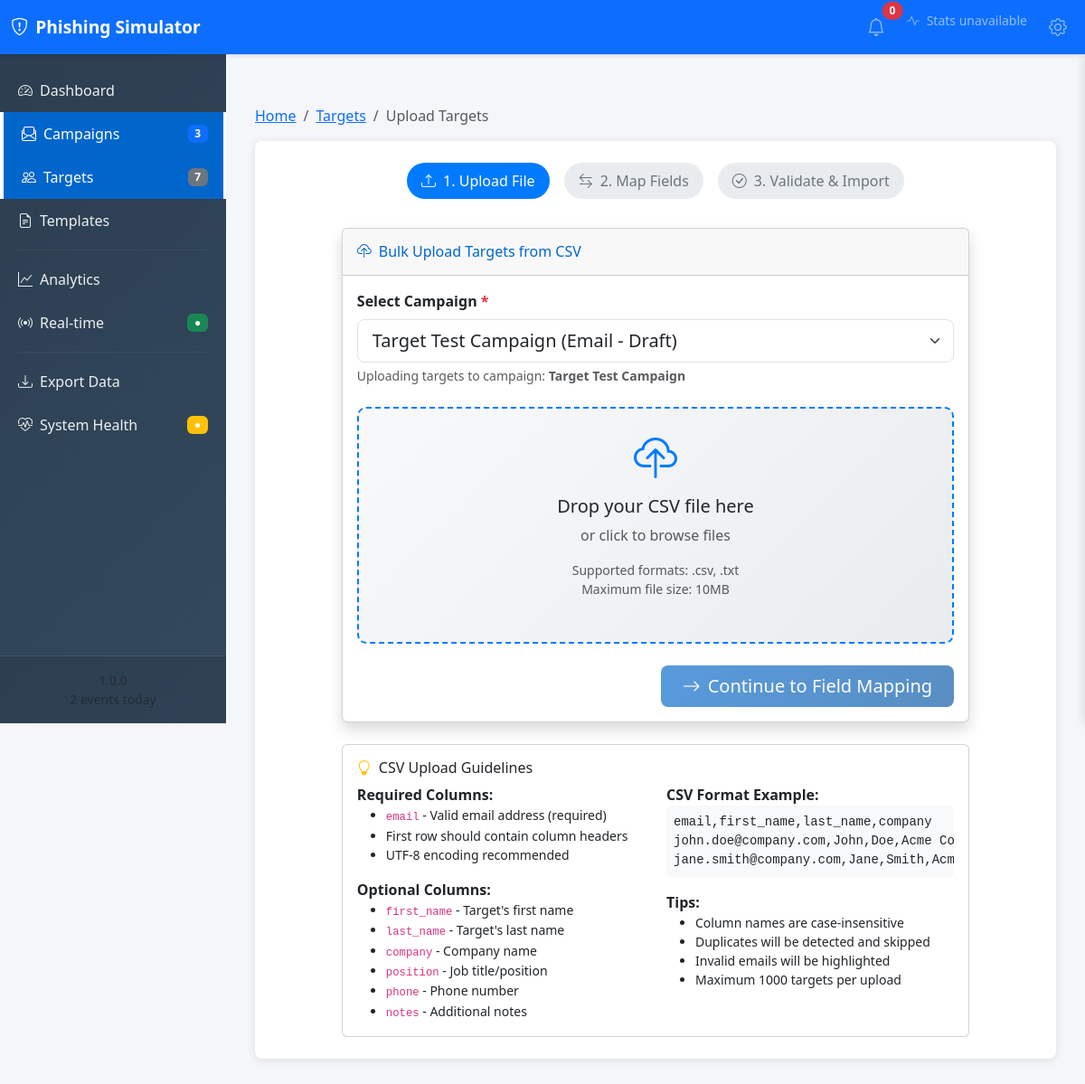
The page /admin/campaigns/2/targets/upload on the database its author committed.
### models/campaign.py (models this page shows, shortened)
class Campaign(db.Model):
    __tablename__ = 'campaigns'
    id = Column(Integer, primary_key=True)
    name = Column(String(100), nullable=False, unique=True)
    description = Column(Text)
    type = Column(
        Enum('email', 'sms', 'both', name='campaign_type'),
        nullable=False,
        default='email'
    )
    status = Column(
        Enum('draft', 'active', 'paused', 'completed', name='campaign_status'),
        nullable=False,
        default='draft'
    )
    created_at = Column(DateTime, default=datetime.utcnow, nullable=False)
    updated_at = Column(DateTime, default=datetime.utcnow, onupdate=datetime.utcnow)
    started_at = Column(DateTime)
    ended_at = Column(DateTime)
    auto_start = Column(Boolean, default=False)
    track_opens = Column(Boolean, default=True)
    track_clicks = Column(Boolean, default=True)
    created_by = Column(String(50), default='admin')  # Pentru viitor - multi-user
    targets = relationship('Target', backref='campaign', lazy=True, cascade='all, delete-orphan')
    tracking_events = relationship('Tracking', backref='campaign', lazy=True, cascade='all, delete-orphan')
    captured_credentials = relationship('Credential', backref='campaign', lazy=True, cascade='all, delete-orphan')

### routes/campaigns.py (the view, shortened to what this page needs)
@bp.route('/<int:campaign_id>/targets/upload', methods=['GET', 'POST'])
def upload_targets(campaign_id):
    try:
        campaign = Campaign.query.get_or_404(campaign_id)
        if request.method == 'GET':
            campaigns = Campaign.query.order_by(Campaign.name).all()
            return render_template('admin/upload_targets.html', campaign=campaign, campaigns=campaigns, selected_campaign=campaign)
    except ValidationError as e:
        flash(str(e), 'error')
        campaigns = Campaign.query.order_by(Campaign.name).all()
        return render_template('admin/upload_targets.html', campaign=campaign, campaigns=campaigns, selected_campaign=campaign)
    except Exception as e:
        logging.error(f"Error uploading targets for campaign {campaign_id}: {str(e)}")
        flash('Error processing CSV file', 'error')
        campaigns = Campaign.query.order_by(Campaign.name).all()
        return render_template('admin/upload_targets.html', campaign=campaign, campaigns=campaigns, selected_campaign=campaign)

### utils/helpers.py (called while the page is built)
def get_client_ip():
    try:
        if request and request.headers.getlist("X-Forwarded-For"):
            ip = request.headers.getlist("X-Forwarded-For")[0]
        elif request and request.headers.get("X-Real-IP"):
            ip = request.headers.get("X-Real-IP")
        elif request:
            ip = request.remote_addr
        else:
            ip = None
        return ip or "Unknown"
    except RuntimeError:
        return "127.0.0.1"

### utils/security.py (called while the page is built)
def apply_security_headers(response):
    response.headers['X-Frame-Options'] = 'DENY'
    response.headers['X-Content-Type-Options'] = 'nosniff'
    response.headers['X-XSS-Protection'] = '1; mode=block'
    response.headers['Referrer-Policy'] = 'strict-origin-when-cross-origin'
    csp = "default-src 'self'; " \
          "script-src 'self' 'unsafe-inline' cdn.jsdelivr.net; " \
          "style-src 'self' 'unsafe-inline' cdn.jsdelivr.net; " \
          "img-src 'self' data:; " \
          "font-src 'self' cdn.jsdelivr.net;"
    response.headers['Content-Security-Policy'] = csp
    if request.is_secure:
        response.headers['Strict-Transport-Security'] = 'max-age=31536000; includeSubDomains'
    return response

### templates/admin/upload_targets.html (shortened to what this page needs)
{% extends "admin/base.html" %}
{% block breadcrumb %}
<li class="breadcrumb-item"><a href="{{ url_for('targets.list_targets') }}">Targets</a></li>
<li class="breadcrumb-item active">Upload Targets</li>
{% endblock %}
{% block content %}
<div class="row">
    <div class="col-lg-10 mx-auto">
        <div class="step-indicator">
            <div class="step active" id="step1">
                <i class="bi bi-upload me-2"></i>1. Upload File
            </div>
            <div class="step" id="step2">
                <i class="bi bi-arrow-left-right me-2"></i>2. Map Fields
            </div>
            <div class="step" id="step3">
                <i class="bi bi-check-circle me-2"></i>3. Validate & Import
            </div>
        </div>
        <div class="card shadow">
            <div class="card-header py-3">
                <h6 class="m-0 font-weight-bold text-primary">
                    <i class="bi bi-cloud-upload me-2"></i>Bulk Upload Targets from CSV
                </h6>
            </div>
            <div class="card-body">
                <div id="uploadStep" class="step-content">
                    <form id="uploadForm" enctype="multipart/form-data">
                        <div class="mb-4">
                            <label for="campaign_id" class="form-label fw-bold">
                                Select Campaign <span class="text-danger">*</span>
                            </label>
                            {% if not campaigns %}
                            <div class="alert alert-warning" role="alert">
                                <i class="bi bi-exclamation-triangle me-2"></i>
                                <strong>No campaigns available!</strong>
                                <p class="mb-2">You need to create at least one campaign before uploading targets.</p>
                                <a href="{{ url_for('campaigns.create_campaign') }}" class="btn btn-primary btn-sm">
                                    <i class="bi bi-plus-circle me-1"></i>Create Your First Campaign
                                </a>
                            </div>
                            <select class="form-select form-select-lg" id="campaign_id" name="campaign_id" required disabled>
                                <option value="">No campaigns available</option>
                            </select>
                            {% elif selected_campaign %}
                            <select class="form-select form-select-lg" id="campaign_id" name="campaign_id" required>
                                <option value="{{ selected_campaign.id }}" selected>
                                    {{ selected_campaign.name }} ({{ selected_campaign.type|title }} - {{ selected_campaign.status|title }})
                                </option>
                            </select>
                            <div class="form-text">
                                {% if campaign %}
                                Uploading targets to campaign: <strong>{{ selected_campaign.name }}</strong>
                                {% else %}
                                Select the campaign these targets will be associated with
                                {% endif %}
                            </div>
                            {% endif %}
                        </div>
                        <div class="upload-zone{% if not campaigns %} error{% endif %}" id="uploadZone"
                             {% if campaigns %}onclick="document.getElementById('csvFile').click()"{% endif %}>
                            <div id="uploadContent">
                                {% if campaigns %}
                                <i class="bi bi-cloud-upload" style="font-size: 3rem; color: #007bff;"></i>
                                <h5 class="mt-3">Drop your CSV file here</h5>
                                <p class="text-muted">or click to browse files</p>
                                <p class="small text-muted">
                                    Supported formats: .csv, .txt<br>
                                    Maximum file size: 10MB
                                </p>
                                {% else %}
                                <i class="bi bi-exclamation-triangle" style="font-size: 3rem; color: #dc3545;"></i>
                                <h5 class="mt-3 text-danger">Upload Disabled</h5>
                                <p class="text-muted">Create a campaign first to upload targets</p>
                                {% endif %}
                            </div>
                        </div>
                    </form>
                    <div class="text-end mt-4">
                        <button type="button" class="btn btn-primary btn-lg" id="continueBtn" onclick="proceedToMapping()"
                                disabled{% if not campaigns %} title="No campaigns available"{% endif %}>
                            <i class="bi bi-arrow-right me-2"></i>Continue to Field Mapping
                        </button>
                    </div>
                </div>
            </div>
        </div>
        <div class="card mt-4">
            <div class="card-body">
                <h6 class="card-title">
                    <i class="bi bi-lightbulb text-warning me-2"></i>CSV Upload Guidelines
                </h6>
                <div class="row">
                    <div class="col-md-6">
                        <strong>Required Columns:</strong>
                        <ul class="small">
                            <li><code>email</code> - Valid email address (required)</li>
                            <li>First row should contain column headers</li>
                            <li>UTF-8 encoding recommended</li>
                        </ul>
                        <strong>Optional Columns:</strong>
                        <ul class="small mb-0">
                            <li><code>first_name</code> - Target's first name</li>
                            <li><code>last_name</code> - Target's last name</li>
                            <li><code>company</code> - Company name</li>
                            <li><code>position</code> - Job title/position</li>
                            <li><code>phone</code> - Phone number</li>
                            <li><code>notes</code> - Additional notes</li>
                        </ul>
                    </div>
                    <div class="col-md-6">
                        <strong>CSV Format Example:</strong>
                        <pre class="bg-light p-2 rounded small">email,first_name,last_name,company
john.doe@company.com,John,Doe,Acme Corp
jane.smith@company.com,Jane,Smith,Acme Corp</pre>
                        <strong>Tips:</strong>
                        <ul class="small mb-0">
                            <li>Column names are case-insensitive</li>
                            <li>Duplicates will be detected and skipped</li>
                            <li>Invalid emails will be highlighted</li>
                            <li>Maximum 1000 targets per upload</li>
                        </ul>
                    </div>
                </div>
            </div>
        </div>
    </div>
</div>
{% endblock %}

### static/css/admin.css (style rules this page uses)
.admin-layout { margin: 0; padding: 0; background-color: #f5f6fa; font-family: 'Segoe UI', Tahoma, Geneva, Verdana, sans-serif; }
.btn-primary { background: linear-gradient(135deg, var(--primary-color) 0%, var(--primary-dark) 100%); border: none; padding: 0.5rem 1.5rem; font-weight: 500; transition: all 0.3s ease; }
.text-primary { color: var(--primary-color) !important; }

### templates/admin/upload_targets.html (style rules this page uses)
.upload-zone { border: 2px dashed #007bff; border-radius: 10px; padding: 2rem; text-align: center; cursor: pointer; transition: all 0.3s ease; background: linear-gradient(135deg, #f8f9fa 0%, #e9ecef 100%); }
.step-indicator { display: flex; justify-content: center; margin-bottom: 2rem; }
.step { display: flex; align-items: center; padding: 0.5rem 1rem; margin: 0 0.5rem; border-radius: 20px; background: #e9ecef; color: #6c757d; font-weight: 500; }
.step.active { background: #007bff; color: white; }

### rows shown on the page
Campaign: campaign_id "Target Test Campaign (Email - Draft)", name "Target Test Campaign"

### other values the page prints
{{ app_name or 'Phishing Simulator' }} "Phishing Simulator"
{{ sidebar_stats.total_campaigns or 0 }} "3"
{{ sidebar_stats.total_targets or 0 }} "7"
